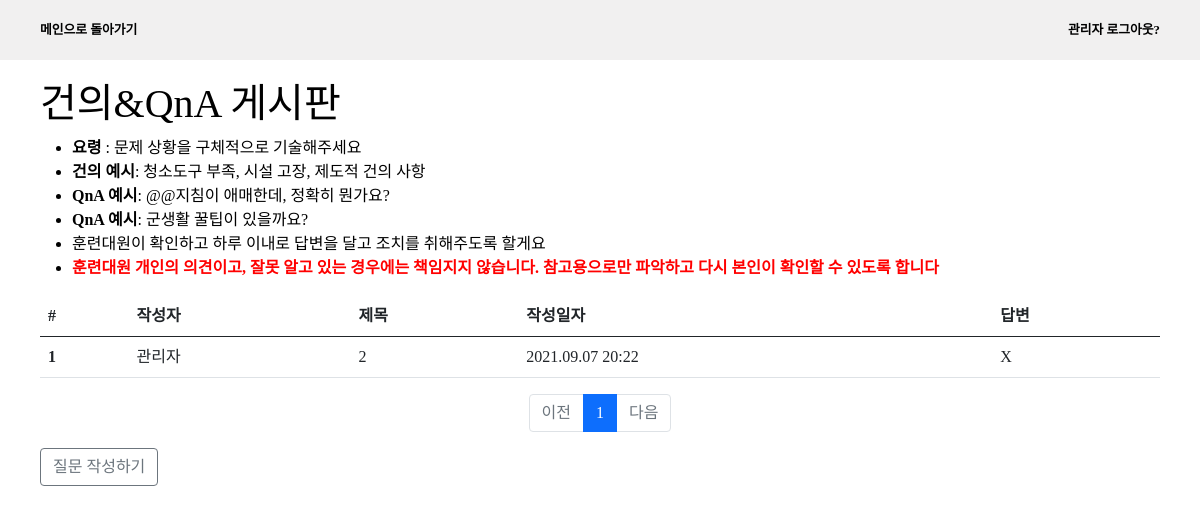
The page /detail/question (signed in) on the database as committed earlier.
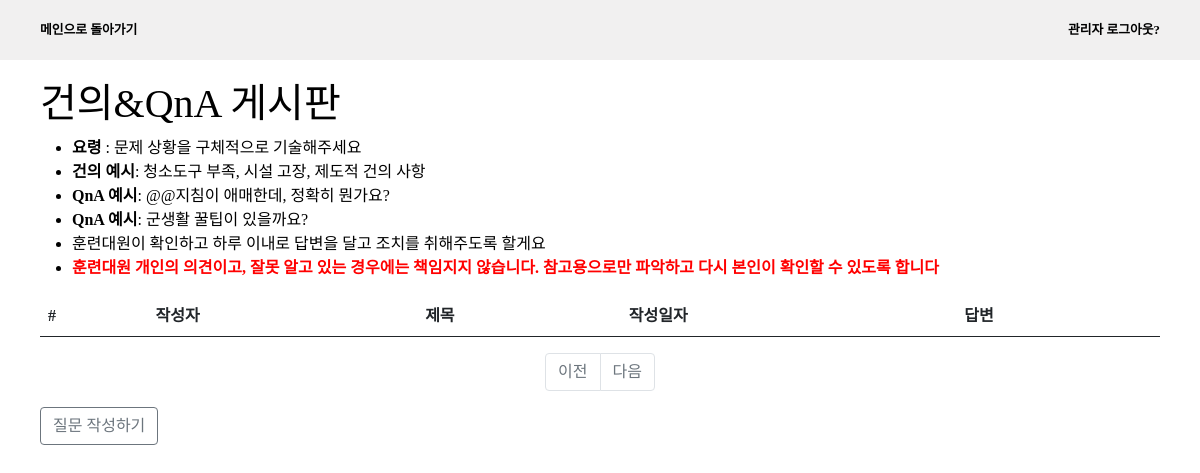
The same page on the database as committed later.
### app/models.py (models this page shows, shortened)
class Question(db.Model):
    id = db.Column(db.Integer, primary_key=True)
    user_id = db.Column(
        db.Integer,
        db.ForeignKey("user.id", ondelete="CASCADE"),
        nullable=False,
    )
    user = db.relationship("User", backref=db.backref("question_set"))
    subject = db.Column(db.String(200), nullable=False)
    content = db.Column(db.Text(), nullable=False)
    create_date = db.Column(db.DateTime(), nullable=False)

class User(db.Model):
    id = db.Column(db.Integer, primary_key=True)
    pw = db.Column(db.String(200), nullable=False)
    name = db.Column(db.String(50), nullable=False)
    _class = db.Column(db.String(50), nullable=True)
    @property
    def is_authenticated(self):
        return True

### app/views/detail_views.py (the view)
@bp.route("/question")
def question_list():
    page = request.args.get("page", type=int, default=1)
    question_list = Question.query.order_by(Question.create_date.desc())
    question_list = question_list.paginate(page, per_page=10)
    return render_template(
        "question/question_list.html", question_list=question_list
    )

### app/__init__.py (called while the page is built)
@login_manager.user_loader
def user_loader(user_id):
    from .models import User
    return User.query.filter_by(id=user_id).first()

### app/filter.py (called while the page is built)
def datetime_form(value, fmt="%Y.%m.%d %H:%M"):
    return value.strftime(fmt)

### app/templates/question/question_list.html (shortened to what this page needs)
{% extends 'base.html' %}
{%block contents %}
<section class="inner">
  <h1>건의&QnA 게시판</h1>
  <ul>
    <li><span>요령</span> : 문제 상황을 구체적으로 기술해주세요</li>
    <li><span>건의 예시</span>: 청소도구 부족, 시설 고장, 제도적 건의 사항</li>
    <li><span>QnA 예시</span>: @@지침이 애매한데, 정확히 뭔가요?</li>
    <li><span>QnA 예시</span>: 군생활 꿀팁이 있을까요?</li>
    <li>훈련대원이 확인하고 하루 이내로 답변을 달고 조치를 취해주도록 할게요</li>
    <li><span style="color: red;">훈련대원 개인의 의견이고, 잘못 알고 있는 경우에는 책임지지 않습니다. 참고용으로만 파악하고 다시 본인이 확인할 수 있도록 합니다</span></li>
  </ul>
  <table class="table">
    <thead>
      <tr>
        <th scope="col">#</th>
        <th scope="col">작성자</th>
        <th scope="col">제목</th>
        <th scope="col">작성일자</th>
        <th scope='col'>답변</th>
      </tr>
    </thead>
    <tbody>
      {% if question_list %}
      {%for question in question_list.items %}
      <tr onclick="location.href='/detail/question_detail/{{question.id}}'">
        <th scope="row">{{loop.index}}</th>
        <td>{{question.user.name}}</td>
        <td>{{question.subject}}</td>
        <td>{{question.create_date|datetime}}</td>
        <td>{% if question.answer_set %}O {%else%}X{%endif%}</td>
      </tr>
      {%endfor%}
      {%else%}
      <tr>
        <td>질문이 없습니다</td>
      </tr>
      {%endif%}
    </tbody>
  </table>
  <ul class="pagination justify-content-center">
    {% if question_list.has_prev %}
    <li class="page-item">
      <a class="page-link" href="?page={{ question_list.prev_num }}">이전</a>
    </li>
    {% else %}
    <li class="page-item disabled">
      <a class="page-link" tabindex="-1" aria-disabled="true" href="#">이전</a>
    </li>
    {% endif %}
    {% for page_num in question_list.iter_pages() %}
    {% if page_num %}
    {% if page_num != question_list.page %}
    <li class="page-item">
      <a class="page-link" href="?page={{ page_num }}">{{ page_num }}</a>
    </li>
    {% else %}
    <li class="page-item active" aria-current="page">
      <a class="page-link" href="#">{{ page_num }}</a>
    </li>
    {% endif %}
    {% else %}
    <li class="disabled">
      <a class="page-link" href="#">...</a>
    </li>
    {% endif %}
    {% endfor %}
    {% if question_list.has_next %}
    <li class="page-item">
      <a class="page-link" href="?page={{ question_list.next_num }}">다음</a>
    </li>
    {% else %}
    <li class="page-item disabled">
      <a class="page-link" tabindex="-1" aria-disabled="true" href="#">다음</a>
    </li>
    {% endif %}
  </ul>
  <a class="btn btn-outline-secondary" href="{{url_for('detail.question_create') }}" role="button">질문 작성하기</a>
</section>
{% endblock %}

Rows that differ between the two databases and show on the page:
removed Question: user.name "관리자", subject "2", create_date "2021.09.07 20:22"
Other text that changed with them:
list line gone: "1"
